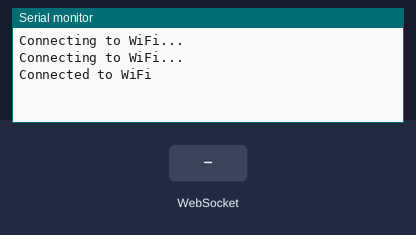
This sketch was run on a simulated ESP8266 (NodeMCU). On the bench: the last lines printed to the serial monitor. The inputs (shaded band) are chosen by the test bench. WiFi joins after 1.5 s; servers stay silent unless stated.

Above: at 3.2 s.
3.3 s: WebSocket text "agv123456" received
At 4.2 s:
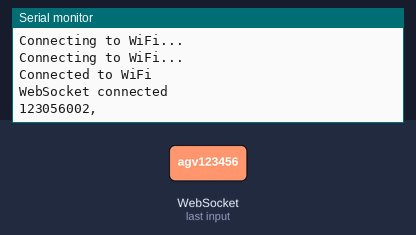
4.8 s: WebSocket text "," received
At 5.3 s:
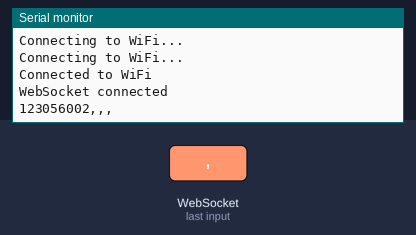

Measured:
- after the input at 3.3 s, the serial monitor: prints a new line at once (image 1)
- after the input at 4.8 s, the serial monitor: prints a new line at once (image 2)

The sketch:

UART_ESP_STM.ino
```cpp
#include <ESP8266WiFi.h>
//#include <WiFi.h>
#include <WebSocketsClient.h>
#include <stdio.h>
#include <string.h>
#define MAX_LENGTH 50

// char* ssid = "AGV-CONNECT";
// char* password = "agv123456";
//const char* ssid = "Cong";
//const char* password = "11111111";
const char* ssid = "BAN SP- THACO INDUSTRIES";
const char* password = "BSP@2023@";
const char* webSocketServerAddress = "10.14.17.45";
const int webSocketServerPort = 8080;

WebSocketsClient webSocket;

void setup() {
  Serial.begin(115200);

  // Kết nối đến mạng WiFi
  WiFi.begin(ssid, password);
  while (WiFi.status() != WL_CONNECTED) {
    delay(1000);
    Serial.println("Connecting to WiFi...");
  }
  Serial.println("Connected to WiFi");

  // Kết nối đến máy chủ WebSocket
  webSocket.begin(webSocketServerAddress, webSocketServerPort, "/");
  webSocket.onEvent(webSocketEvent);
}

void loop() {
  webSocket.loop();
}

void webSocketEvent(WStype_t type, uint8_t* payload, size_t length) {
  switch (type) {
    case WStype_DISCONNECTED:
      Serial.println("WebSocket disconnected");
      break;
    case WStype_CONNECTED:
      Serial.println("WebSocket connected");
      break;
    case WStype_TEXT:
      String data = "";
      for (size_t i = 0; i < length; i++) {
        data += (char)payload[i];
      }
      // Kiểm tra nếu tin nhắn có nhãn là "IP_ADDRESSES"
      // Nếu có, bỏ qua
      if (data.indexOf("\"label\":\"IP_ADDRESSES\"") != -1) {
        break;
      } else {
        // Nếu không, thực hiện xử lý dữ liệu
        handleServerData(payload);
      }
      break;
  }
}

void handleServerData(uint8_t* payload) {
  // Thực hiện xử lý dữ liệu nhận được từ server ở đây
//Serial.println(((char*)payload));
char outputString[MAX_LENGTH] = {0};
processString((char*)payload, outputString);
}

void processString(char *inputString, char *outputString) {
    // Duyệt qua chuỗi
    int index = 0;
    while (*inputString != '\0' && index < MAX_LENGTH - 1) {
        // Nếu là số
        if (*inputString >= '0' && *inputString <= '9') {
            char number[4] = {0};  // Chuỗi lưu trữ số, bao gồm một ký tự null

            // Lấy và lưu trữ số vào chuỗi
            int numberIndex = 0;
            while (*inputString >= '0' && *inputString <= '9' && numberIndex < 3) {
                number[numberIndex++] = *inputString++;
            }

            // Thêm số 0 vào trước nếu số có ít hơn 3 chữ số
            for (int i = 0; i < 3 - numberIndex; ++i) {
                outputString[index++] = '0';
            }

            // Copy số vào chuỗi kết quả
            for (int i = 0; i < numberIndex; ++i) {
                outputString[index++] = number[i];
            }
        }

        // Nếu là dấu phẩy, thêm vào chuỗi
        if (*inputString == ',') {
            outputString[index++] = ',';
        }

        // Di chuyển con trỏ đến ký tự tiếp theo
        inputString++;
    }

    // Đảm bảo kết thúc chuỗi kết quả
    outputString[index++] = ',';
    outputString[index] = '\0';
    Serial.print(outputString);
}


//========================
/*
#include <stdio.h>
#include <string.h>

#define MAX_LENGTH 256  // Độ dài tối đa của chuỗi kết quả, điều chỉnh nếu cần

void processString(char *inputString, char *outputString) {
    // Duyệt qua chuỗi
    int index = 0;
    while (*inputString != '\0' && index < MAX_LENGTH - 1) {
        // Nếu là số
        if (*inputString >= '0' && *inputString <= '9') {
            char number[4] = {0};  // Chuỗi lưu trữ số, bao gồm một ký tự null

            // Lấy và lưu trữ số vào chuỗi
            int numberIndex = 0;
            while (*inputString >= '0' && *inputString <= '9' && numberIndex < 3) {
                number[numberIndex++] = *inputString++;
            }

            // Thêm số 0 vào trước nếu số có ít hơn 3 chữ số
            for (int i = 0; i < 3 - numberIndex; ++i) {
                outputString[index++] = '0';
            }

            // Copy số vào chuỗi kết quả
            for (int i = 0; i < numberIndex; ++i) {
                outputString[index++] = number[i];
            }
        }

        // Nếu là dấu phẩy, thêm vào chuỗi
        if (*inputString == ',') {
            outputString[index++] = ',';
        }

        // Di chuyển con trỏ đến ký tự tiếp theo
        inputString++;
    }

    // Đảm bảo kết thúc chuỗi kết quả
    outputString[index] = '\0';
    printf("%s\n", outputString);
}

int main() {
    char inputString[] = "[16, 60, 136, 4, 3]";
    char outputString[MAX_LENGTH] = {0};  // Chuỗi lưu trữ kết quả

    // Gọi hàm xử lý chuỗi
    processString(inputString, outputString);

    return 0;
}
*/
```
